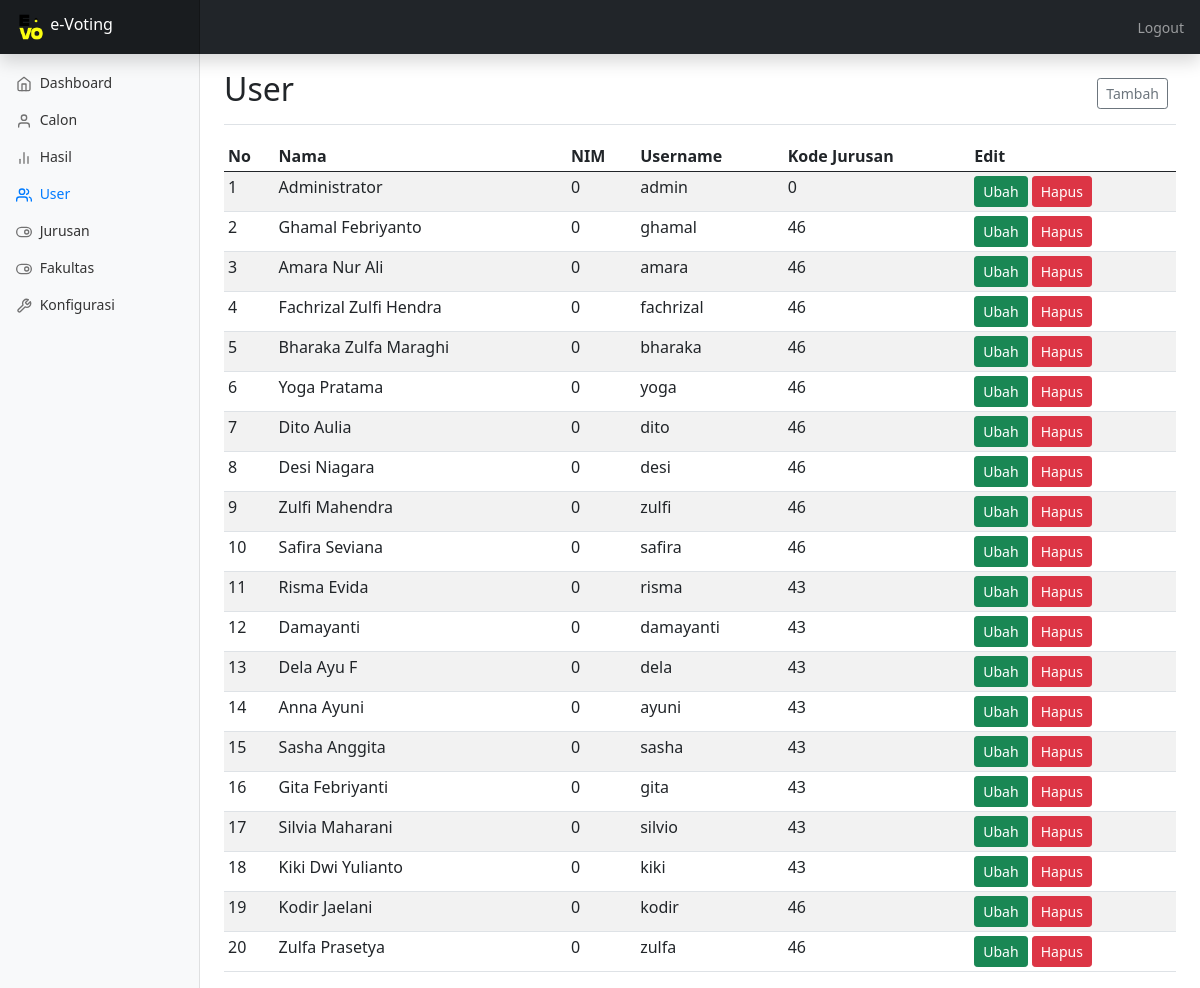
/pages/admin/user.php (signed in), run on an earlier commit of the app's database.
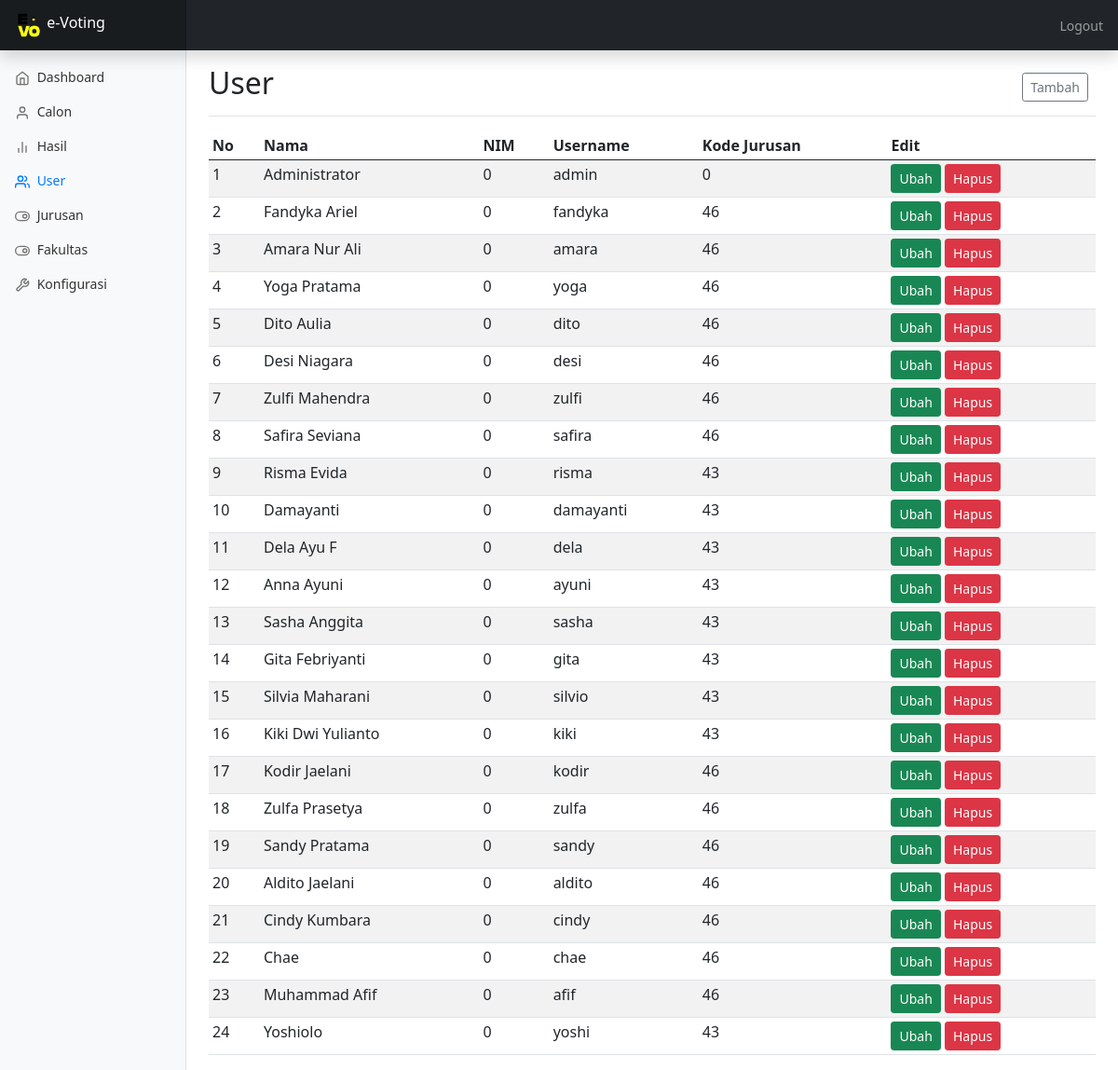
And on a later commit of the database.
### tables this page shows
CREATE TABLE `users` (
  `id` int(11) NOT NULL,
  `username` varchar(100) NOT NULL,
  `password` varchar(255) NOT NULL,
  `nama` varchar(100) NOT NULL,
  `nim` int(10) NOT NULL,
  `kode_jurusan` int(11) NOT NULL,
  `is_admin` tinyint(1) NOT NULL DEFAULT 0
);

### functions.php (called while the page is built, shortened)
<?php
require 'config.php';
$conn = mysqli_connect($config["db_host"], $config["db_username"], $config["db_password"], $config["db_name"]);
function query($query)
{
	global $conn;
	$result = mysqli_query($conn, $query);
	$rows = [];
	while ($row = mysqli_fetch_assoc($result)) {
		$rows[] = $row;
	}
	return $rows;
}

### config.php (called while the page is built)
<?php
$config =[
	"base_url" => "http://localhost:800/evoting/",
	"db_host" => "localhost",
	"db_name" => "evoting",
	"db_username" => "root",
	"db_password" => "",
	"app_name" => "e-Voting"
];

### pages/admin/user.php (the view, shortened to what this page needs)
<?php
require 'ini_header.php';
$user = query("SELECT * FROM users") ;
?>
 <main class="col-md-9 ms-sm-auto col-lg-10 px-md-4">
      <div class="d-flex justify-content-between flex-wrap flex-md-nowrap align-items-center pt-3 pb-2 mb-3 border-bottom">
        <h1 class="h2">User</h1>
        <div class="btn-toolbar mb-2 mb-md-0">
          <div class="btn-group me-2">
            <a href="edit_user.php" type="button" class="btn btn-sm btn-outline-secondary">Tambah</a>
          </div>
        </div>
      </div>
      <div class="table-responsive">
        <table class="table table-striped table-sm">
          <thead>
            <tr>
              <th>No</th>
              <th>Nama</th>
              <th>NIM</th>
              <th>Username</th>
              <th>Kode Jurusan</th>
              <th>Edit</th>
            </tr>
          </thead>
          <tbody>
          <?php $i=1; ?>
          <?php foreach ($user as $key => $value) : ?>
            <tr>
              <td>
              	<?php echo $i; ?>
              </td>
              <td>
              	<div id="nama">
              		<?php echo $value["nama"]; ?>
              	</div>
              </td>
              <td>
              	<div id="nim">
              		<?php echo $value["nim"]; ?>
              	</div>
              </td>
              <td>
              	<div id="username">
              		<?php echo $value["username"]; ?>
              	</div>
              </td>
              <td>
              	<div id="kode_jurusan">
              		<?php echo $value["kode_jurusan"]; ?>
              	</div>
              </td>
              <td>
              	 <a class="btn btn-success btn-sm" href="<?= $config['base_url'];?>pages/admin/edit_user.php?id=<?php echo $value["id"]; ?>">Ubah</a>
                <a class="btn btn-danger btn-sm" href="<?= $config['base_url'];?>actions/action_hapus_user.php?id=<?php echo $value["id"]; ?>" onclick="return confirm('Klik Ok untuk menghapus');">Hapus</a>
              </td>
            </tr>
          <?php $i++; ?>
          <?php endforeach; ?>
          </tbody>
        </table>
      </div>
    </main>

### pages/admin/ini_header.php (shortened to what this page needs)
<?php
require '../../functions.php';
?>
<html lang="en">
<head>
  <link rel="stylesheet" href="../../css/bootstrap.min.css">
  <link href="../../css/font-awesome.min.css" rel="stylesheet">
  <link href="../../css/gijgo.min.css" rel="stylesheet" type="text/css" />
</head>
<link href="../../css/bootstrap.min.css" rel="stylesheet">
<link href="../../css/konfigurasi.css" rel="stylesheet">
<header class="navbar navbar-dark sticky-top bg-dark flex-md-nowrap p-0 shadow">
  <a class="navbar-brand col-md-3 col-lg-2 me-0 px-3" href="#">
    <img src="../../images/logo.png" alt="" width="30" height="30" class="d-inline-block align-top"> e-Voting
  </a>
  <ul class="navbar-nav px-3">
    <li class="nav-item text-nowrap">
      <a class="nav-link" href="../../logout.php">Logout</a>
    </li>
  </ul>
</header>
</head>
<body>
  <div class="container-fluid">
    <div class="row">
      <nav id="sidebarMenu" class="col-md-3 col-lg-2 d-md-block bg-light sidebar collapse">
        <div class="position-sticky pt-3">
          <?php $uri = $_SERVER['REQUEST_URI']; ?>
          <ul class="nav flex-column">
            <li class="nav-item">
              <a class="nav-link <?= (strpos($uri, 'dashboard.php') !== false) ? 'active' : '' ?>" aria-current="page" href="dashboard.php">
                <span data-feather="home"></span>
                Dashboard
              </a>
            </li>
            <li class="nav-item">
              <a class="nav-link <?= (strpos($uri, 'calon.php') !== false) ? 'active' : '' ?>" href="calon.php">
                <span data-feather="user"></span>
                Calon
              </a>
            </li>
            <li class="nav-item">
              <a class="nav-link <?= (strpos($uri, 'hasil.php') !== false) ? 'active' : '' ?>" href="hasil.php">
                <span data-feather="bar-chart-2"></span>
                Hasil
              </a>
            </li>
            <li class="nav-item">
              <a class="nav-link <?= (strpos($uri, 'user.php') !== false) ? 'active' : '' ?>" href="user.php">
                <span data-feather="users"></span>
                User
              </a>
            </li>
            <li class="nav-item">
              <a class="nav-link <?= (strpos($uri, 'jurusan.php') !== false) ? 'active' : '' ?>" href="jurusan.php">
                <span data-feather="toggle-right"></span>
                Jurusan
              </a>
            </li>
            <li class="nav-item">
              <a class="nav-link <?= (strpos($uri, 'fakultas.php') !== false) ? 'active' : '' ?>" href="fakultas.php">
                <span data-feather="toggle-right"></span>
                Fakultas
              </a>
            </li>
            <li class="nav-item">
              <a class="nav-link <?= (strpos($uri, 'konfigurasi.php') !== false) ? 'active' : '' ?>" href="konfigurasi.php">
                <span data-feather="tool"></span>
                Konfigurasi
              </a>
            </li>
          </ul>
        </div>
      </nav>
    </div>
  </div>
</body>
</html>

### css/konfigurasi.css (style rules this page uses)
body { font-size: 0.875rem; }
.feather { width: 16px; height: 16px; vertical-align: text-bottom; }
.sidebar { position: fixed; top: 0; bottom: 0; left: 0; z-index: 100; padding: 48px 0 0; box-shadow: inset -1px 0 0 rgba(0, 0, 0, 0.1); }
.sidebar .nav-link { font-weight: 500; color: #333; }
.sidebar .nav-link .feather { margin-right: 4px; color: #727272; }
.sidebar .nav-link.active { color: #007bff; }
.sidebar .nav-link:hover .feather, .sidebar .nav-link.active .feather { color: inherit; }
.navbar-brand { padding-top: 0.75rem; padding-bottom: 0.75rem; font-size: 1rem; background-color: rgba(0, 0, 0, 0.25); box-shadow: inset -1px 0 0 rgba(0, 0, 0, 0.25); }

What changed in the data, as far as the page shows it:
removed users: nama "Fachrizal Zulfi Hendra", nim "0", username "fachrizal", kode_jurusan "46"
removed users: nama "Bharaka Zulfa Maraghi", nim "0", username "bharaka", kode_jurusan "46"
changed users: nama "Ghamal Febriyanto" → "Fandyka Ariel"; username "ghamal" → "fandyka"
added users: nama "Sandy Pratama", nim "0", username "sandy", kode_jurusan "46"
added users: nama "Aldito Jaelani", nim "0", username "aldito", kode_jurusan "46"
added users: nama "Cindy Kumbara", nim "0", username "cindy", kode_jurusan "46"
added users: nama "Chae", nim "0", username "chae", kode_jurusan "46"
added users: nama "Muhammad Afif", nim "0", username "afif", kode_jurusan "46"
added users: nama "Yoshiolo", nim "0", username "yoshi", kode_jurusan "43"
